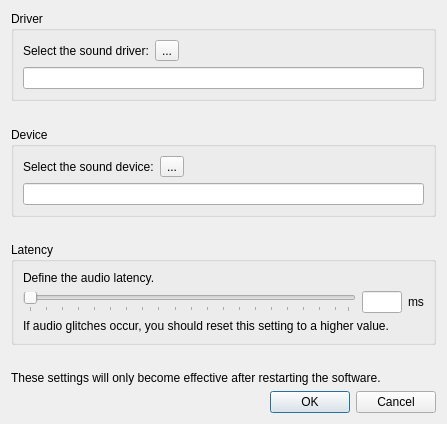
<?xml version="1.0" encoding="UTF-8"?>
<ui version="4.0">
 <class>AudioConfigDialog</class>
 <widget class="QDialog" name="AudioConfigDialog">
  <property name="geometry">
   <rect>
    <x>0</x>
    <y>0</y>
    <width>447</width>
    <height>424</height>
   </rect>
  </property>
  <property name="windowTitle">
   <string>Audio configuration</string>
  </property>
  <layout class="QVBoxLayout" name="verticalLayout_4">
   <item>
    <widget class="QGroupBox" name="groupBox_3">
     <property name="title">
      <string>Driver</string>
     </property>
     <layout class="QVBoxLayout" name="verticalLayout_3">
      <item>
       <layout class="QHBoxLayout" name="horizontalLayout_3">
        <item>
         <widget class="QLabel" name="label_6">
          <property name="text">
           <string>Select the sound driver:</string>
          </property>
         </widget>
        </item>
        <item>
         <widget class="QToolButton" name="btnChooseDriver">
          <property name="text">
           <string notr="true">...</string>
          </property>
         </widget>
        </item>
        <item>
         <spacer name="horizontalSpacer_2">
          <property name="orientation">
           <enum>Qt::Horizontal</enum>
          </property>
          <property name="sizeHint" stdset="0">
           <size>
            <width>40</width>
            <height>20</height>
           </size>
          </property>
         </spacer>
        </item>
       </layout>
      </item>
      <item>
       <widget class="QLineEdit" name="ctlDriverNameEdit">
        <property name="readOnly">
         <bool>true</bool>
        </property>
       </widget>
      </item>
     </layout>
    </widget>
   </item>
   <item>
    <spacer name="verticalSpacer_3">
     <property name="orientation">
      <enum>Qt::Vertical</enum>
     </property>
     <property name="sizeHint" stdset="0">
      <size>
       <width>20</width>
       <height>0</height>
      </size>
     </property>
    </spacer>
   </item>
   <item>
    <widget class="QGroupBox" name="groupBox_2">
     <property name="title">
      <string>Device</string>
     </property>
     <layout class="QVBoxLayout" name="verticalLayout_2">
      <item>
       <layout class="QHBoxLayout" name="horizontalLayout_2">
        <item>
         <widget class="QLabel" name="label_5">
          <property name="text">
           <string>Select the sound device:</string>
          </property>
         </widget>
        </item>
        <item>
         <widget class="QToolButton" name="btnChooseDevice">
          <property name="text">
           <string notr="true">...</string>
          </property>
         </widget>
        </item>
        <item>
         <spacer name="horizontalSpacer">
          <property name="orientation">
           <enum>Qt::Horizontal</enum>
          </property>
          <property name="sizeHint" stdset="0">
           <size>
            <width>40</width>
            <height>20</height>
           </size>
          </property>
         </spacer>
        </item>
       </layout>
      </item>
      <item>
       <widget class="QLineEdit" name="ctlDeviceNameEdit">
        <property name="readOnly">
         <bool>true</bool>
        </property>
       </widget>
      </item>
     </layout>
    </widget>
   </item>
   <item>
    <spacer name="verticalSpacer_2">
     <property name="orientation">
      <enum>Qt::Vertical</enum>
     </property>
     <property name="sizeHint" stdset="0">
      <size>
       <width>20</width>
       <height>0</height>
      </size>
     </property>
    </spacer>
   </item>
   <item>
    <widget class="QGroupBox" name="groupBox">
     <property name="title">
      <string>Latency</string>
     </property>
     <layout class="QVBoxLayout" name="verticalLayout">
      <item>
       <widget class="QLabel" name="label">
        <property name="text">
         <string>Define the audio latency.</string>
        </property>
       </widget>
      </item>
      <item>
       <layout class="QHBoxLayout" name="horizontalLayout">
        <item>
         <widget class="QSlider" name="ctlLatency">
          <property name="minimumSize">
           <size>
            <width>300</width>
            <height>0</height>
           </size>
          </property>
          <property name="orientation">
           <enum>Qt::Horizontal</enum>
          </property>
          <property name="tickPosition">
           <enum>QSlider::TicksBelow</enum>
          </property>
          <property name="tickInterval">
           <number>5</number>
          </property>
         </widget>
        </item>
        <item>
         <widget class="QLineEdit" name="ctlLatencyEdit">
          <property name="maximumSize">
           <size>
            <width>40</width>
            <height>16777215</height>
           </size>
          </property>
          <property name="alignment">
           <set>Qt::AlignCenter</set>
          </property>
         </widget>
        </item>
        <item>
         <widget class="QLabel" name="label_2">
          <property name="text">
           <string>ms</string>
          </property>
         </widget>
        </item>
       </layout>
      </item>
      <item>
       <widget class="QLabel" name="label_4">
        <property name="text">
         <string>If audio glitches occur, you should reset this setting to a higher value.</string>
        </property>
        <property name="textFormat">
         <enum>Qt::PlainText</enum>
        </property>
       </widget>
      </item>
     </layout>
    </widget>
   </item>
   <item>
    <spacer name="verticalSpacer">
     <property name="orientation">
      <enum>Qt::Vertical</enum>
     </property>
     <property name="sizeHint" stdset="0">
      <size>
       <width>20</width>
       <height>0</height>
      </size>
     </property>
    </spacer>
   </item>
   <item>
    <widget class="QLabel" name="label_3">
     <property name="text">
      <string>These settings will only become effective after restarting the software.</string>
     </property>
     <property name="textFormat">
      <enum>Qt::PlainText</enum>
     </property>
    </widget>
   </item>
   <item>
    <widget class="QDialogButtonBox" name="buttonBox">
     <property name="orientation">
      <enum>Qt::Horizontal</enum>
     </property>
     <property name="standardButtons">
      <set>QDialogButtonBox::Cancel|QDialogButtonBox::Ok</set>
     </property>
    </widget>
   </item>
  </layout>
 </widget>
 <resources/>
 <connections>
  <connection>
   <sender>buttonBox</sender>
   <signal>accepted()</signal>
   <receiver>AudioConfigDialog</receiver>
   <slot>accept()</slot>
   <hints>
    <hint type="sourcelabel">
     <x>248</x>
     <y>254</y>
    </hint>
    <hint type="destinationlabel">
     <x>157</x>
     <y>274</y>
    </hint>
   </hints>
  </connection>
  <connection>
   <sender>buttonBox</sender>
   <signal>rejected()</signal>
   <receiver>AudioConfigDialog</receiver>
   <slot>reject()</slot>
   <hints>
    <hint type="sourcelabel">
     <x>316</x>
     <y>260</y>
    </hint>
    <hint type="destinationlabel">
     <x>286</x>
     <y>274</y>
    </hint>
   </hints>
  </connection>
 </connections>
</ui>
